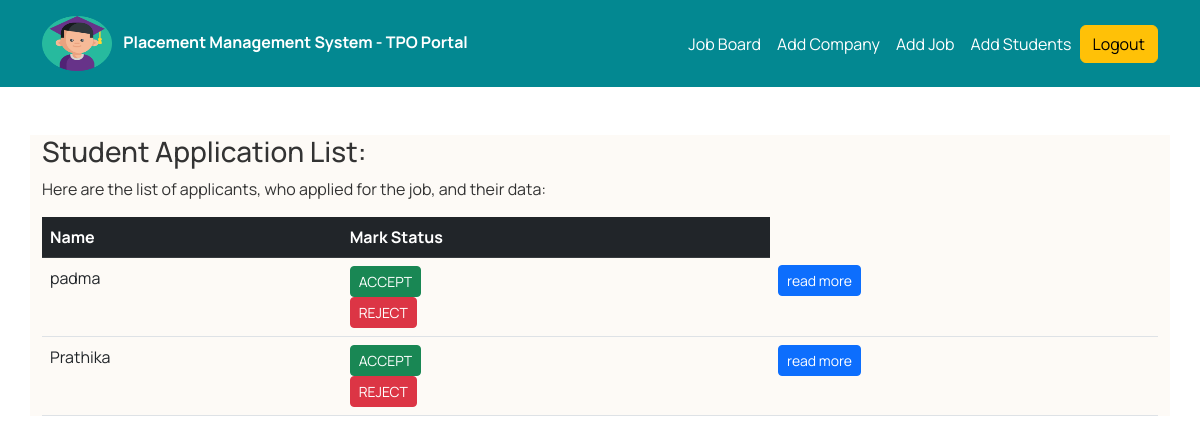
The app's page /tpo/job-applicants/23abad95-23d6-4230-b59d-c44a4113c937/ (signed in) with its own data.
### app/models.py (models this page shows, shortened)
class JobApplicationModel(BaseModel):
    job = models.ForeignKey(JobModel, related_name="job_applied", on_delete=models.CASCADE)
    applicant = models.ForeignKey(StudentModel, related_name="job_applicant", on_delete=models.CASCADE)
    status = models.CharField(choices=PLACEMENT_STATUS, max_length=10, default=PLACEMENT_STATUS[0])
    class Meta:
        db_table = "job_application"

### base/models.py (models this page shows)
class BaseModel(models.Model):
    id = models.UUIDField(primary_key=True, default=uuid.uuid4, editable=False)
    created_at = models.DateTimeField(auto_now=True)
    updated_at = models.DateTimeField(auto_now_add=True)
    class Meta:
        abstract = True

class MyBaseUser(AbstractBaseUser, PermissionsMixin, BaseModel):
    email = models.EmailField(max_length=100, unique=True)
    name = models.CharField(max_length=100, validators=[validate_name])
    phone = models.CharField(max_length=13, null=True, blank=True)
    is_staff = models.BooleanField(default=False)
    is_superuser = models.BooleanField(default=False)
    is_active = models.BooleanField(default=True)
    objects = UserManager()
    USERNAME_FIELD = 'email'
    EMAIL_FIELD = 'email'
    REQUIRED_FIELDS = []

### app/views.py (the view)
# urls.py: path("tpo/job-applicants/<job_id>/", views.tpo_applicants_list, name='job-applicants'),
@login_required(login_url='/tpo-login/')
def tpo_applicants_list(request, job_id):
    try:
        context["job_applicantion"] = JobApplicationModel.objects.filter(job__id=job_id)
    except Exception as e:
        print(e)
    return render(request, "tpo/applicants-list.html", context)

### templates/tpo/applicants-list.html (shortened to what this page needs)
{% extends '../teacher_base.html' %}
{% load static %}
{% block content %}
<section id="check-applicants" class="container my-5" style="background-color: rgba(253, 249, 243, 0.74);">
    <h3>Student Application List: </h3>
    <p>Here are the list of applicants, who applied for the job, and their data:</p>
    <div class="student-data-container">
        <table class="table">
            <thead class="table-dark">
                <tr>
                    <th scope="col">Name</th>
                    <th scope="col">Mark Status</th>
                </tr>
            </thead>
            <tbody>
                {% for app in job_applicantion %}
                <tr>
                    <td>
                        {{ app.applicant.name | safe }}
                    </td>
                    <td>
                        <form action="{% url 'job-applicants-accept' app.id %}" method="POST">
                            <button class="btn btn-success btn-sm me-2" type="SUBMIT">ACCEPT</button>
                        </form>
                        <form action="{% url 'job-applicants-reject' app.id %}" method="POST">
                            <button class="btn btn-danger btn-sm me-2" type="SUBMIT">REJECT</button>
                        </form>
                    </td>
                    <td>
                        <button type="button" class="btn btn-primary btn-sm" data-bs-toggle="modal"
                            data-bs-target="#studentData">
                            read more
                        </button>
                    </td>
                </tr>
                {% endfor %}
            </tbody>
        </table>
    </div>
</section>
{% endblock content %}

### static/css/style.css (style rules this page uses)
body { background: url('../img/placement_bg.jpg') no-repeat center center fixed; background-size: cover; font-family: 'Manrope', sans-serif; color: #333; }
html, body { height: 100%; }
.container_fluid { min-height: 100%; position: relative; padding-bottom: 100px; }

### records on screen
JobApplicationModel: applicant.name "padma"
JobApplicationModel: applicant.name "Prathika"
